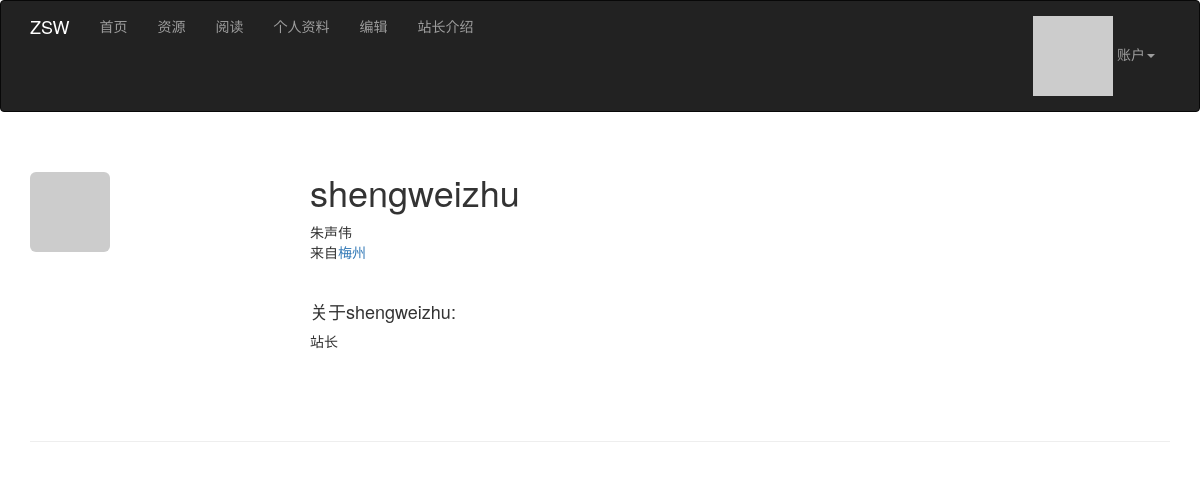
The app's page /user/shengweizhu (signed in) with its own data.
### app/models.py (models this page shows, shortened)
class User(UserMixin,db.Model):
    __tablename__ = 'users'
    id = db.Column(db.Integer, primary_key=True)
    email = db.Column(db.String(128), unique=True, index=True)
    username = db.Column(db.String(64), unique=True, index=True)
    role_id = db.Column(db.Integer, db.ForeignKey('roles.id'))
    password_hash = db.Column(db.String(128))
    name = db.Column(db.String(64))
    location = db.Column(db.String(64))
    about_me = db.Column(db.Text())
    member_since = db.Column(db.DateTime(), default=datetime.utcnow)
    last_seen = db.Column(db.DateTime(), default=datetime.utcnow)
    posts = db.relationship('Post', backref='author', lazy='dynamic')
    @property
    def password(self):
        raise AttributeError('password is not a readable attribute')
    def ping(self):
        self.last_seen = datetime.utcnow()
        db.session.add(self)
    def gravatar(self, size=100, default='identicon', rating='g'):
        if request.is_secure:
            url = 'https://secure.gravatar.com/avatar'
        else:
            url = 'http://www.gravatar.com/avatar'
        hash = hashlib.md5(self.email.encode('utf-8')).hexdigest()
        return '{url}/{hash}?s={size}&d={default}&r={rating}'.format(
            url=url, hash=hash, size=size, default=default, rating=rating)
    def can(self, permissions):
        return self.role is not None and (self.role.permissions & permissions) == permissions
    def is_administrator(self):
        return self.can(Permission.ADMINISTER)

### app/main/views.py (the view)
@main.route('/user/<username>')
def user(username):
    user = User.query.filter_by(username=username).first()
    if user is None:
        abort(404)
    return render_template('user.html', user=user)

### app/auth/views.py (called while the page is built)
@auth.before_app_request
def before_request():
    if current_user.is_authenticated:
        current_user.ping()

### app/main/__init__.py (called while the page is built)
@main.app_context_processor
def inject_permissions():
    return dict(Permission=Permission)

### app/models.py (called while the page is built)
@login_manager.user_loader
def load_user(user_id):
    return User.query.get(int(user_id))

### app/templates/user.html (shortened to what this page needs)
{% extends "base.html" %}
{% block page_content %}
<div class="page-header">
    <img class="img-rounded profile-thumbnail" src="{{ user.gravatar(size=256) }}">
    <div class="profile-header">
        <h1>{{ user.username }}</h1>
        {% if user.name or user.location %}
            <p>
                {% if user.name %}{{ user.name }}{% endif %}
                <br>
                {% if user.location %}
                    来自<a href="http://maps.google.com/?q={{ user.location }}">{{ user.location }}</a>
                {% endif %}
            </p>
        {% endif %}
        <br>
        {% if user.about_me %}
            <p>
                <h4>关于{{ user.username }}:</h4>
                {{ user.about_me }}
            </p>
        {% endif %}
    </div>
</div>
{% endblock %}

### app/templates/base.html (shortened to what this page needs)
{% extends "bootstrap/base.html" %}
{% block head %}
    {{ super() }}
    <link rel="stylesheet" type="text/css" href="{{ url_for('static', filename='styles.css') }}">
{% endblock %}
{% block navbar %}
    <div class="navbar navbar-inverse" role="navigation">
        <div class="container">
            <div class="navbar-header">
                <a class="navbar-brand" style="color:white;">ZSW</a>
            </div>
            <div class="navbar-collapse collapse">
                <ul class="nav navbar-nav">
                    <li><a href="{{ url_for('main.index') }}">首页</a></li>
                    <li class="dropdown">
                        <a href="#" class="dropdown-toggle" data-toggle="dropdown">资源</a>
                    </li>
                    <li><a href="{{ url_for('book.book') }}">阅读</a></li>
                    {% if current_user.is_authenticated %}
                        <li>
                            <a href="{{ url_for('main.user', username=current_user.username) }}">个人资料</a>
                        </li>
                    {% endif %}
                    {% if current_user.is_administrator() %}
                        <li><a href="{{ url_for('admin.edit') }}">编辑</a></li>
                    {% endif %}
                    <li><a href="{{ url_for('self.selfIntrduction') }}">站长介绍</a></li>
                </ul>
                <ul class="nav navbar-nav navbar-right">
                    {% if current_user.is_authenticated %}
                        <li class="dropdown">
                            <a href="#" class="dropdown-toggle" data-toggle="dropdown">
                                <img src="{{ current_user.gravatar(size=18) }}">
                                账户<b class="caret"></b>
                            </a>
                        </li>
                    {% else %}
                        <li>
                            <a href="{{ url_for('auth.login') }}">登录</a>
                        </li>
                    {% endif %}
                </ul>
            </div>
        </div>
    </div>
{% endblock %}
{% block content %}
    <div class="container">
        {% block page_content %}{% endblock %}
    </div>
{% endblock %}

### app/templates/bootstrap/base.html (shortened to what this page needs)
{% block doc -%}
<!DOCTYPE html>
<html{% block html_attribs %}{% endblock html_attribs %}>
{%- block html %}
  <head>
    {%- block head %}
    {%- block styles %}
    <link href="{{bootstrap_find_resource('css/bootstrap.css', cdn='bootstrap')}}" rel="stylesheet">
    {%- endblock styles %}
    {%- endblock head %}
  </head>
  <body{% block body_attribs %}{% endblock body_attribs %}>
    {% block body -%}
    {% block navbar %}
    {%- endblock navbar %}
    {% block content -%}
    {%- endblock content %}
    {%- endblock body %}
  </body>
{%- endblock html %}
</html>
{% endblock doc -%}

### app/static/styles.css (style rules this page uses)
.profile-thumbnail { position: absolute; }
.profile-header { min-height: 260px; margin-left: 280px; }

### records on screen
User: username "shengweizhu", name "朱声伟", location "梅州", about_me "站长"
